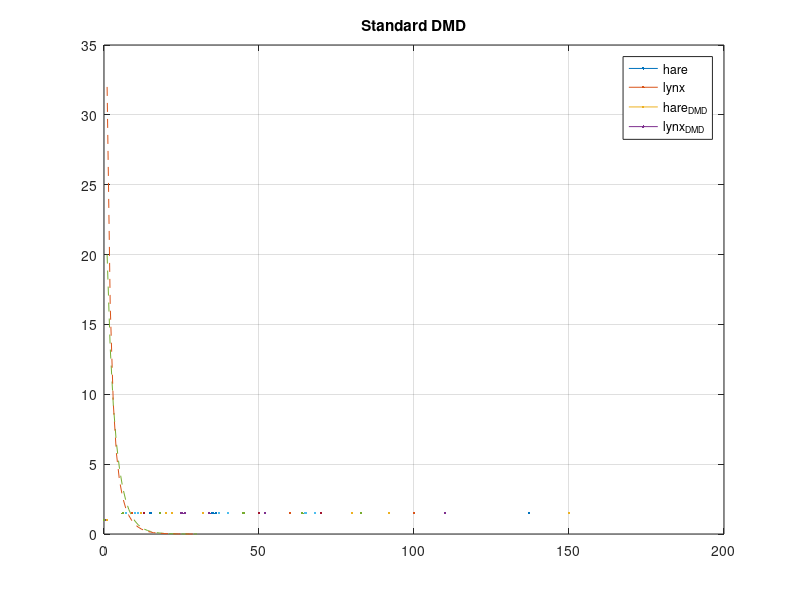

Here is the MATLAB script that generated this plot: (Note: this script raises an error after producing the figure.)
clear all; close all;

t0 = 1845;
t1 = 1903;
dt = 2;
t = t0:dt:t1;

hare = [20 20 52 83 64 68 83 12 36 150 110 60 7 10 70 ...
    100 92 70 10 11 137 137 18 22 52 83 18 10 9 65];
lynx = [32 50 12 10 13 36 15 12 6 6 65 70 40 9 20 ...
    34 45 40 15 15 60 80 26 18 37 50 35 12 12 25];
X = [hare;lynx];
Xprime = X(:,2:end);
X = X(:,1:end-1);


figure, plot(hare,LineWidth=1.5),
hold on, plot(lynx,LineWidth=1.5),
grid on, legend('Hare','Lynx');

[U,Sigma,V] = svd(X,'econ');
% if error does not reduce not a problem because noisy data
% Try to force optdmd to give Real=0 also possible to discard non converged
% cases

Atilde = U'*Xprime*V/Sigma; % Similarity transform dx/dt=A*x -> dz/dt=Atilde*z
[W,Lambda] = eig(Atilde); 
mu = diag(Lambda);
omega = log(mu)/dt;

Phi = Xprime*(V/Sigma)*W; % DMD modes
alpha1 = Sigma*V(1,:)'; % ?
b = (W*Lambda)\alpha1;

y0 = Phi\X(:,1);
u_modes = zeros(size(V,2),length(t));
for ii = 1:length(t)
    u_modes(:,ii) = (y0.*exp(omega*(t(ii)-t0)));
end
u_dmd = Phi*u_modes;


hold on,plot(u_dmd(1,:),'--',Color=[0.00,0.45,0.74],LineWidth=1),
hold on, plot(u_dmd(2,:),'--',Color=[0.85,0.33,0.10],LineWidth=1);
grid on, legend('hare','lynx','hare_D_M_D','lynx_D_M_D');title('Standard DMD');
%% OPT-DMD
addpath('./optdmd-master/src');
addpath('./optdmd-master/examples');

X = [hare;lynx];
r = 2;
imode = 2;


% Evaluate the first guess
[w0,e0,b0] = optdmd(X,t-t0,r,imode);
e0 = 0+imag(e0)*1i;

% Constraints for the DMD eigenvalues and eigenvectors
% we impose real part of eigenvectors to be negative to avoid frecast to go
% to infinite
lbc = [-Inf*ones(2,1); -Inf*ones(2,1)];
% lbc = [zeros(2,1); -Inf*ones(2,1)];
ubc = [zeros(2,1); Inf*ones(2,1)];

copts = varpro_lsqlinopts('lbc',lbc,'ubc',ubc);

[w,e,b] = optdmd(X,t,r,imode,[],[],[],copts);
% [w,e,b] = optdmd(X,t,r,imode,[],[],[],[]);

t_test = t0:0.1:t1;
x1 = real(w*diag(b)*exp(e*(t_test)));

figure,plot(t,X',LineWidth=1.5),
hold on, plot(t_test,x1(1,:)',LineStyle="-.",LineWidth=1.5,Color=[0.00,0.45,0.74]);
hold on, plot(t_test,x1(2,:)',LineStyle="-.",LineWidth=1.5,Color=[0.85,0.33,0.10]);
grid on, legend('hare','lynx','hare_D_M_D','lynx_D_M_D');
title('optimized DMD');
%% optdmd bagging 
n_bags = 100; 
e_bags = 25;
i_bags = zeros(n_bags,e_bags);
t_b = i_bags;
rng(14788129);
E_i = [];
W_i = [];
B_i = [];

lbc = [-Inf*ones(2,1); -Inf*ones(2,1)];
% lbc = [zeros(2,1); -Inf*ones(2,1)];
ubc = [zeros(2,1); Inf*ones(2,1)];

copts = varpro_lsqlinopts('lbc',lbc,'ubc',ubc);


for ii = 1:1:n_bags
%     ia = randi(numel(t)-e_bags,1);
    i_bags(ii,:) = sort(randperm(numel(t),e_bags));
%     i_bags(ii,:) = ia:1:(e_bags+ia-1);
    t_b(ii,:) = t(i_bags(ii,:));
    X_b_i = X(:,i_bags(ii,:));
    X_b(:,:,ii) = X_b_i;
    [w_i,e_i,b_i] = optdmd(X_b_i,t_b(ii,:)-t0,r,imode,[],e0,[],copts);
    W_i(:,:,ii) = w_i;
    E_i(:,:,ii) = e_i;
    B_i(:,:,ii) = b_i;
    x2 = real(w_i*diag(b_i)*exp(e_i*(t_test-t0)));
    X2(:,:,ii) = x2;
end

B_i = squeeze(B_i);
E_i = squeeze(E_i);
i_b = find(real(B_i(1,:))>100);
E_i(:,i_b) = [];%E_i(:,i_b)-real(E_i(:,i_b));
W_i(:,:,i_b) = [];
B_i(:,i_b) = [];


W_mean = mean(W_i,3);%sum(W_i,3)/size(W_i,3);
W_var = sqrt(sum((W_i-W_mean).^2,3));%/size(W_i,3);
W_std = std(W_i,[],3);
E_mean = mean(E_i,2);%sum(E_i,2)/size(E_i,2);
E_var = sqrt(sum((E_i-E_mean).^2,2));%/size(E_i,2);
E_std = std(E_i,[],2);
B_mean = mean(B_i,2);%sum(B_i,2)/size(B_i,2);
B_var = sqrt(sum((B_i-B_mean).^2,2));%/size(B_i,2);
B_std = std(B_i,[],2);
X3_mean = real(W_mean*diag(B_mean)*exp(E_mean*(t_test-t0)));
X3_var = real(W_var*diag(B_var)*exp(E_var*((t_test-t0))));
X3_std = real(W_std*diag(B_std)*exp(E_std*((t_test-t0))));
% X3_mean = mean(X2,3);
% X3_std = std(X2,[],3);
% X3_var = sqrt(sum((X2-X3_mean).^2,3));
figure,plot(i_bags',LineWidth=1);
grid on,title('Bagged times');

figure, hold all,
% plot(X',LineWidth=1.5);
X2(:,:,i_b) = [];
for jj = 1:1:(n_bags-numel(i_b))
    plot(X2(1,:,jj)',LineWidth=1,LineStyle="-.",Color='b');
    hold on, plot(X2(2,:,jj)',LineWidth=1,LineStyle="-.",Color='r');
end
grid on, title('Bagged DMD');
% legend('hare','lynx','hare_D_M_D','lynx_D_M_D');

figure,plot(t_test, X3_mean',LineWidth=1.5,LineStyle="-.");
hold on, plot(t,hare,LineWidth=1.5,Color=[0.00,0.45,0.74]),
hold on, plot(t,lynx,LineWidth=1.5,Color=[0.85,0.33,0.10]),
title('Bagged DMD'),grid on,legend('Hare_D_M_D','Lynx_D_M_D','Hare','Lynx');

figure,plot(t_test,X3_std',LineWidth=1.5);
title('Var plot'),grid on,legend('Hare','Lynx');

%% Time delay
e_t = 20;
X_tde = [];
Y_tde = [];
t_tde = [];
for ii=1:1:(numel(t)-e_t+1)
    X_tde = [X_tde; X(:,ii:1:(ii+e_t-1))];
    t_tde = [t_tde;t(ii:1:(ii+e_t-1))];
    t_tde = [t_tde;t(ii:1:(ii+e_t-1))];
end

% [U,S,V] = svd(X_tde,'econ');
% 
% figure,plot(diag(S)/(sum(diag(S))));
% figure,subplot(2,1,1),plot(U(:,1:3),'LineWidth',1);
% subplot(2,1,2),plot(V(:,1:3),'LineWidth',1);

r = 10;%18;
imode = 2;
t_tde1 = t(1:1:e_t)-t0;

lbc = [-Inf*ones(r,1); -Inf*ones(r,1)];
% lbc = [zeros(r,1); -Inf*ones(r,1)];
ubc = [zeros(r,1); Inf*ones(r,1)];

copts = varpro_lsqlinopts('lbc',lbc,'ubc',ubc);
opts = varpro_opts('maxiter',1000);
[w_i,e_i,b_i] = optdmd(X_tde,t_tde1,r,imode,opts,[],[],copts);

e0 = e_i-real(e_i);

[w_i,e_i,b_i] = optdmd(X_tde,t_tde1,r,imode,opts,e0,[],copts);

Y_tde = real(w_i*diag(b_i)*exp(e_i*(t_test-t0)));

figure,
plot([t;t]',X',LineWidth=1);
hold on,plot(t_test,Y_tde(1:2,:)',LineWidth=1.5,LineStyle="--"),
colororder([0.00,0.45,0.74
            0.85,0.33,0.10 
            0.00,0.45,0.74 
            0.85,0.33,0.10]);
legend('hare','lynx','hare TD-DMD','lynx TD-DMD');
grid on,ylabel('Thousands of elements'),xlabel('Year');
%% bagged time delay
e_t = 20;%15
n_bags = 100;
i_bags = zeros(n_bags,e_t);
t_b = i_bags;
rng(14788129);
n_t = 25;%20
W_i = [];
E_i = [];
B_i = [];
X2b = [];
% figure;
opts = varpro_opts('maxiter',50);
%r = 4;%min(size(X_tb))-3;8

for ii = 1:1:n_bags
%     ia = randi(numel(t)-e_bags,1);
    i_bags(ii,:) = sort(randperm(n_t,e_t));
%     i_bags(ii,:) = ia:1:(e_bags+ia-1);
    t_b(ii,:) = t(i_bags(ii,:));
    X_b_i = X(:,i_bags(ii,:));
    X_tb = [];
    t_tb = [];
    for jj=1:1:(numel(t)-n_t+1) %+1
        X_tb = [X_tb; X(:,i_bags(jj,:)+jj-1)];
        t_tb = [t_tb;t(:,i_bags(jj,:)+jj-1)];
    end
%     t_tb_ii(ii,:) = t_tb(1,:);
%     X_b(:,:,ii) = X_b_i;
    lbc = [-Inf*ones(r,1); -Inf*ones(r,1)];
%     lbc = [zeros(r,1); -Inf*ones(r,1)];
    ubc = [zeros(r,1); Inf*ones(r,1)];
    copts = varpro_lsqlinopts('lbc',lbc,'ubc',ubc);

    imode = 2;
%     if ii==1
%         [w_0,e_0,b_0] = optdmd(X_tb,t_b(ii,:)-t0,r,imode,opts,[],[],copts);
%         e_0 = e_0-real(e_0);
%     end
    [w_i,e_i,b_i] = optdmd(X_tb,t_tb(1,:)-t0,r,imode,opts,e0,[],copts);
%     e_0 = e_0-real(e_i);

    W_i(:,:,ii) = w_i;
    E_i(:,:,ii) = e_i;
    B_i(:,:,ii) = b_i;
    x2b = real(w_i*diag(b_i)*exp(e_i*(t_test-t0+0)));
    X2b(:,:,ii) = x2b;
%     plot(x2b(1:2,:)');hold on;
%     plot(t_b(ii,:)-t0);hold on;
end

B_i_mean_c = mean(B_i,1);
i_b = find(real(B_i_mean_c(:,:))>100);
E_i(:,i_b) = [];%E_i(:,i_b)-real(E_i(:,i_b));
W_i(:,:,i_b) = [];
B_i(:,i_b) = [];

W_mean = mean(W_i,3);%sum(W_i,3)/size(W_i,3);
W_var = sqrt(sum((W_i-W_mean).^2,3));%/size(W_i,3);
W_std = std(W_i,[],3);
E_i = squeeze(E_i);
E_mean = mean(E_i,2);%sum(E_i,2)/size(E_i,2);
E_var = sqrt(sum((E_i-E_mean).^2,2));%/size(E_i,2);
E_std = std(E_i,[],2);
B_i = squeeze(B_i);
B_mean = mean(B_i,2);%sum(B_i,2)/size(B_i,2);
B_var = sqrt(sum((B_i-B_mean).^2,2));%/size(B_i,2);
B_std = std(B_i,[],2);
X3_mean = real(W_mean*diag(B_mean)*exp(E_mean*(t_test-t0)));
X3_var = real(W_var*diag(B_var)*exp(E_var*(t_test-t0)));
X3_std = real(W_std*diag(B_std)*exp(E_std*(t_test-t0)));
% X3_mean = mean(X2b,3);
% X3_std = std(X2b,[],3);
% X3_var = sqrt(sum((X2b-X3_mean).^2,3));

figure,plot(t_test,X3_mean(1:2,:)',LineWidth=1)
hold on,plot(t,X',LineStyle="--",LineWidth=1);
colororder([0.00,0.45,0.74
            0.85,0.33,0.10 
            0.00,0.45,0.74 
            0.85,0.33,0.10]);
legend('hare TD-DMD+bagging','lynx TD-DMD+baggig','hare','lynx');
grid on,ylabel('Thousands of elements'),xlabel('Year');
figure,plot(t_test,X3_std(1:2,:)',LineWidth=1)
legend('std hare','std lynx')
grid on,ylabel('Thousands of elements'),xlabel('Year');
ylim([0,round(max(max(X3_std)))])

% error_p = (X3_mean(1:2,:)-X)./X;
% error_p = sum(error_p,2)/numel(error_p(1,:));


%% Standard fitting

options = optimset('MaxFunEvals',5000);

p0(1) = hare(1);
p0(2) = lynx(1);
T = 6;
w = 2*pi/T;
p0(3) = 0.5;
p0(4) = 0.04;
p0(5) = 0.4;
p0(6) = 0.03;

[p,fval,exitflag] = ...
fminsearch(@leastcomplv,p0,options,t,hare,lynx)

p0 = p;

[p,fval,exitflag] = ...
fminsearch(@leastcomplv,p0,options,t,hare,lynx)

[tt,x_solved] = ode23(@lv_eq,t_test,[p(1) p(2)],[],p(3),p(4),p(5),p(6));

figure,plot(t,[hare;lynx],linewidth=1),hold on,plot(t_test,x_solved,linewidth=1,LineStyle="--")
colororder([0.00,0.45,0.74
            0.85,0.33,0.10 
            0.00,0.45,0.74 
            0.85,0.33,0.10]);
grid on;
legend('hare','lynx','hare_f_i_t','lynx_f_i_t');
grid on,ylabel('Thousands of elements'),xlabel('Year');

function J = leastcomplv(p,tdata,xdata,ydata)

[t1,y] = ode23(@lotvol,tdata,[p(1),p(2)],[],p(3),p(4),p(5),p(6)); 
errx = y(:,1)-xdata';
erry = y(:,2)-ydata';
J = errx'*errx + erry'*erry;
end

function dydt = lotvol(t1,y,b,p,d,r)
tmp1 = b*y(1) - p*y(1)*y(2);
tmp2 = -d*y(2) + r*y(1)*y(2);
dydt = [tmp1;tmp2];
end

function dx=lv_eq(t1,x_data,b,p,d,r)
tmp1 = b*x_data(1) - p*x_data(1)*x_data(2);
tmp2 = -d*x_data(2) +r*x_data(1)*x_data(2);
dx = [tmp1;tmp2];
end



